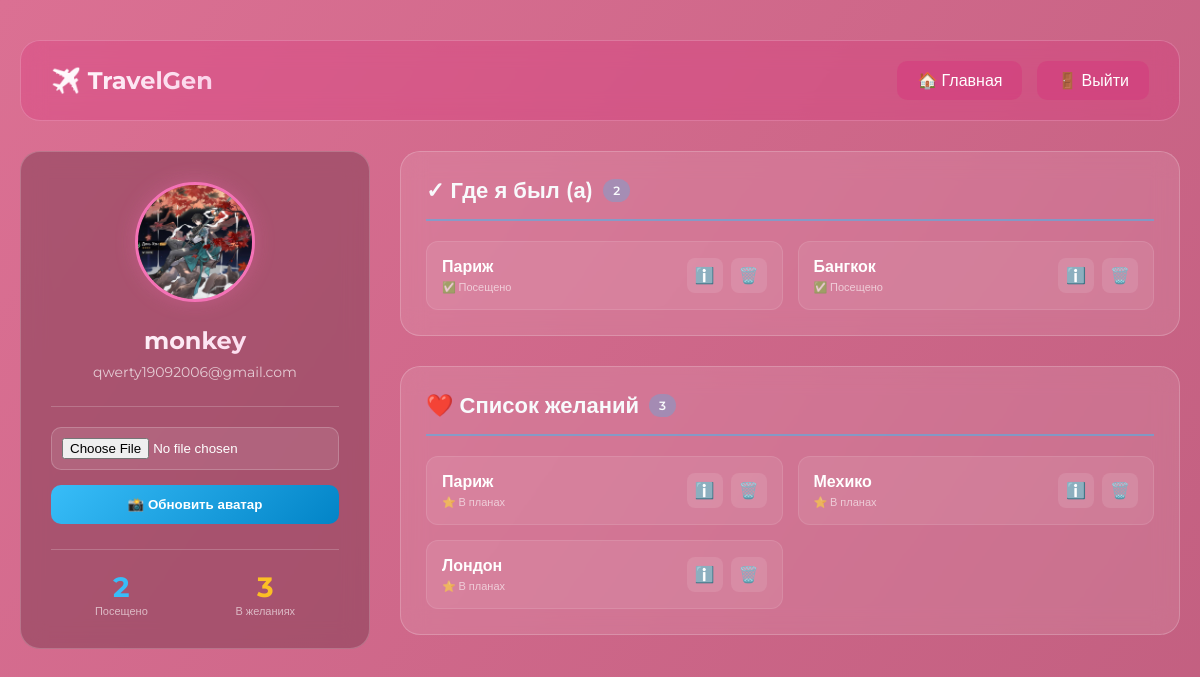
The app's page /profile (signed in), older data.
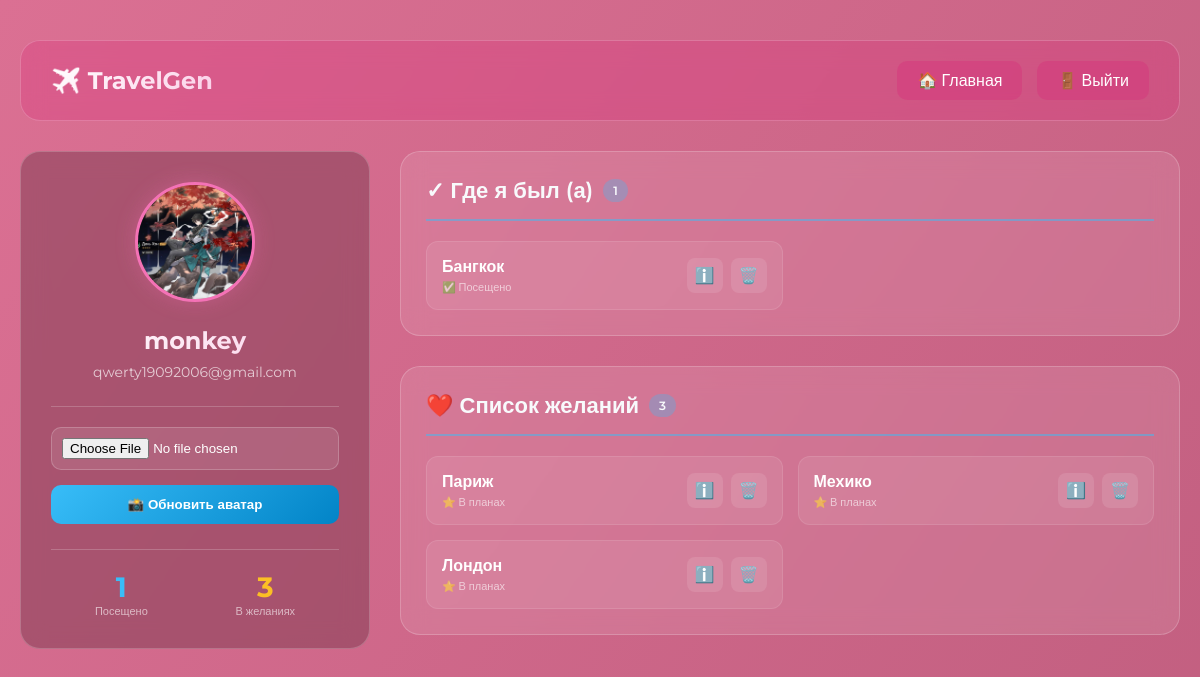
The same page, newer data.
### app.py (models this page shows)
class User(db.Model):
    id = db.Column(db.Integer, primary_key=True)
    username = db.Column(db.String(80), unique=True, nullable=False)
    email = db.Column(db.String(120), unique=True, nullable=False)
    password = db.Column(db.String(120), nullable=False)
    avatar = db.Column(db.String(200), default='default.png')
    visited = db.relationship('VisitedCity', backref='user', lazy=True)
    wishlist = db.relationship('WishlistCity', backref='user', lazy=True)

class VisitedCity(db.Model):
    id = db.Column(db.Integer, primary_key=True)
    user_id = db.Column(db.Integer, db.ForeignKey('user.id'), nullable=False)
    city_name = db.Column(db.String(100), nullable=False)

class WishlistCity(db.Model):
    id = db.Column(db.Integer, primary_key=True)
    user_id = db.Column(db.Integer, db.ForeignKey('user.id'), nullable=False)
    city_name = db.Column(db.String(100), nullable=False)

### app.py (the view, shortened to what this page needs)
@app.route('/profile', methods=['GET', 'POST'])
def profile():
    if 'user' not in session:
        return redirect(url_for('login'))
    user = User.query.filter_by(username=session['user']).first()
    all_cities = load_cities()
    user_data = {
        'username': user.username,
        'email': user.email,
        'avatar': user.avatar,
        'visited': [city.city_name for city in user.visited],
        'wishlist': [city.city_name for city in user.wishlist]
    }
    return render_template('profile.html', user_data=user_data, cities_data=all_cities)

### app.py (called while the page is built)
def load_cities():
    current_dir = os.path.dirname(os.path.abspath(__file__))
    parent_dir = os.path.dirname(current_dir)
    grandparent_dir = os.path.dirname(parent_dir)
    json_path = os.path.join(grandparent_dir, 'data', 'cities.json')
    if not os.path.exists(json_path):
        return []
    try:
        with open(json_path, 'r', encoding='utf-8') as f:
            return json.load(f)
    except (json.JSONDecodeError, Exception):
        return []

### templates/profile.html (shortened to what this page needs)
<!DOCTYPE html>
<html lang="ru">
<head>
</head>
<body>
    <div class="container">
        <div class="header">
            <a href="/" class="logo">✈️ TravelGen</a>
            <div class="nav-links">
                <a href="/" class="btn-nav">🏠 Главная</a>
                <a href="/logout" class="btn-nav">🚪 Выйти</a>
            </div>
        </div>
        <div class="profile-grid">
            <div class="profile-card">
                {% if user_data.avatar and user_data.avatar != 'default.png' %}
                    <img src="{{ url_for('uploaded_file', filename=user_data.avatar) }}" alt="Аватарка" class="avatar">
                {% else %}
                    <div class="avatar-placeholder">
                        {{ user_data.username[0] | upper }}
                    </div>
                {% endif %}
                <div class="username">{{ user_data.username }}</div>
                <div class="email">{{ user_data.email }}</div>
                <div class="upload-form">
                    <form action="/profile" method="POST" enctype="multipart/form-data">
                        <input type="file" name="avatar" accept="image/*" class="file-input" id="avatarInput">
                        <button type="submit" class="btn-primary">📸 Обновить аватар</button>
                    </form>
                </div>
                <div style="margin-top: 25px; padding-top: 20px; border-top: 1px solid rgba(255, 255, 255, 0.2);">
                    <div style="display: flex; justify-content: space-around;">
                        <div style="text-align: center;">
                            <div style="font-size: 28px; font-weight: 700; color: #38bdf8;">{{ user_data.visited|length }}</div>
                            <div style="font-size: 11px; color: rgba(255,255,255,0.6);">Посещено</div>
                        </div>
                        <div style="text-align: center;">
                            <div style="font-size: 28px; font-weight: 700; color: #fbbf24;">{{ user_data.wishlist|length }}</div>
                            <div style="font-size: 11px; color: rgba(255,255,255,0.6);">В желаниях</div>
                        </div>
                    </div>
                </div>
            </div>
            <div class="lists-container">
                <div class="list-section">
                    <div class="section-header">
                        <h2>
                            ✓ Где я был (а)
                            <span class="count">{{ user_data.visited|length }}</span>
                        </h2>
                    </div>
                    {% if user_data.visited and user_data.visited|length > 0 %}
                        <div class="cities-grid" id="visitedList">
                            {% for city in user_data.visited %}
                            <div class="city-item" data-city-name="{{ city }}">
                                <div class="city-info">
                                    <div class="city-name">{{ city }}</div>
                                    <div class="city-status">✅ Посещено</div>
                                </div>
                                <div class="city-actions">
                                    <button class="icon-btn info-btn" onclick="showCityInfo('{{ city }}')" title="Подробнее">ℹ️</button>
                                    <button class="icon-btn delete-btn" onclick="removeFromList('visited', '{{ city }}')" title="Удалить">🗑️</button>
                                </div>
                            </div>
                            {% endfor %}
                        </div>
                    {% else %}
                        <div class="empty-state">
                            <span class="emoji">🗺️</span>
                            <p>Вы еще не отметили ни одного города</p>
                            <small>На главной странице нажмите "Я тут была" на понравившемся городе</small>
                        </div>
                    {% endif %}
                </div>
                <div class="list-section">
                    <div class="section-header">
                        <h2>
                            ❤️ Список желаний
                            <span class="count">{{ user_data.wishlist|length }}</span>
                        </h2>
                    </div>
                    {% if user_data.wishlist and user_data.wishlist|length > 0 %}
                        <div class="cities-grid" id="wishlistList">
                            {% for city in user_data.wishlist %}
                            <div class="city-item" data-city-name="{{ city }}">
                                <div class="city-info">
                                    <div class="city-name">{{ city }}</div>
                                    <div class="city-status">⭐ В планах</div>
                                </div>
                                <div class="city-actions">
                                    <button class="icon-btn info-btn" onclick="showCityInfo('{{ city }}')" title="Подробнее">ℹ️</button>
                                    <button class="icon-btn delete-btn" onclick="removeFromList('wishlist', '{{ city }}')" title="Удалить">🗑️</button>
                                </div>
                            </div>
                            {% endfor %}
                        </div>
                    {% else %}
                        <div class="empty-state">
                            <span class="emoji">💭</span>
                            <p>Список желаний пока пуст</p>
                            <small>На главной странице нажмите "❤ Хочу сюда" на понравившемся городе</small>
                        </div>
                    {% endif %}
                </div>
            </div>
        </div>
    </div>
</body>
</html>

### templates/profile.html (style rules this page uses)
:root { --primary: #db2777; --background: #0f172a; --surface: rgba(139, 67, 91, 0.8); --text: #f8fafc; --accent: #f472b6; --shadow: 0 10px 30px rgba(0, 0, 0, 0.5); }
* { margin: 0; padding: 0; box-sizing: border-box; }
body { font-family: 'Montserrat', sans-serif; background: linear-gradient(125deg, #DB7093, #c25f80, #9c4c66, #c25f80, #DB7093); background-size: 400% 400%; animation: gradientBG 15s ease infinite; color: var(--text); min-height: 100vh; padding: 40px 20px; }
.container { max-width: 1200px; margin: 0 auto; }
.header { background: rgba(219, 39, 119, 0.25); backdrop-filter: blur(12px); padding: 20px 30px; border-radius: 20px; margin-bottom: 30px; display: flex; justify-content: space-between; align-items: center; border: 1px solid rgba(255, 255, 255, 0.2); }
.logo { font-size: 24px; font-weight: 700; background: linear-gradient(135deg, #fff, #fbcfe8); -webkit-background-clip: text; background-clip: text; color: transparent; text-decoration: none; }
.nav-links { display: flex; gap: 15px; }
.btn-nav { background: rgba(219, 39, 119, 0.3); color: #fff; padding: 10px 20px; border-radius: 10px; text-decoration: none; transition: all 0.3s; }
.profile-grid { display: grid; grid-template-columns: 350px 1fr; gap: 30px; }
.profile-card { background: rgba(139, 67, 91, 0.6); backdrop-filter: blur(12px); border-radius: 20px; padding: 30px; border: 1px solid rgba(255, 255, 255, 0.2); text-align: center; height: fit-content; position: sticky; top: 20px; }
.avatar { width: 120px; height: 120px; border-radius: 50%; object-fit: cover; margin-bottom: 20px; border: 3px solid #f472b6; box-shadow: 0 0 20px rgba(244, 114, 182, 0.3); }
.username { font-size: 24px; font-weight: 700; margin-bottom: 8px; background: linear-gradient(135deg, #fff, #fbcfe8); -webkit-background-clip: text; background-clip: text; color: transparent; }
.email { color: rgba(255, 255, 255, 0.7); font-size: 14px; margin-bottom: 25px; }
.upload-form { margin-top: 20px; padding-top: 20px; border-top: 1px solid rgba(255, 255, 255, 0.2); }
.file-input { width: 100%; padding: 10px; background: rgba(255, 255, 255, 0.1); border: 1px solid rgba(255, 255, 255, 0.2); border-radius: 10px; color: #fff; margin-bottom: 15px; cursor: pointer; }
.btn-primary { width: 100%; padding: 12px; background: linear-gradient(135deg, #38bdf8, #0284c7); color: #fff; border: none; border-radius: 10px; font-weight: 600; cursor: pointer; transition: all 0.3s; }
.lists-container { display: flex; flex-direction: column; gap: 30px; }
.list-section { background: rgba(255, 255, 255, 0.1); backdrop-filter: blur(12px); border-radius: 20px; padding: 25px; border: 1px solid rgba(255, 255, 255, 0.2); }
.section-header { display: flex; justify-content: space-between; align-items: center; margin-bottom: 20px; padding-bottom: 15px; border-bottom: 2px solid rgba(56, 189, 248, 0.5); }
.section-header h2 { font-size: 22px; font-weight: 600; display: flex; align-items: center; gap: 10px; }
.section-header .count { background: rgba(56, 189, 248, 0.3); padding: 4px 10px; border-radius: 20px; font-size: 12px; }
.cities-grid { display: grid; grid-template-columns: repeat(auto-fill, minmax(280px, 1fr)); gap: 15px; }
.city-item { background: rgba(255, 255, 255, 0.08); border-radius: 12px; padding: 15px; display: flex; justify-content: space-between; align-items: center; transition: all 0.3s; cursor: pointer; border: 1px solid rgba(255, 255, 255, 0.1); }
.city-info { flex: 1; }
.city-name { font-weight: 600; font-size: 16px; margin-bottom: 4px; color: #fff; }
.city-status { font-size: 11px; color: rgba(255, 255, 255, 0.6); }
.city-actions { display: flex; gap: 8px; }
.icon-btn { background: rgba(255, 255, 255, 0.1); border: none; border-radius: 8px; padding: 8px; cursor: pointer; transition: all 0.2s; color: #fff; font-size: 16px; }

Row changes from the older to the newer data that the page shows:
removed VisitedCity: city_name "Париж"
Text that changed along with them:
{{ user_data.visited|length }}: "2" → "1"
